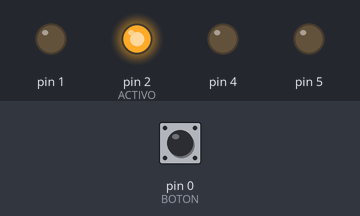
A sketch run on a simulated Arduino Uno, built with avr-gcc and run on an emulated ATmega328P. Shown: output pins drawn as LEDs (lit = HIGH). Dashed ring = blinking. Inputs (shaded band) come from the test bench; at power-on: pin 0 (BOTON) HIGH.

Above: at 1.2 s.
1.3 s: pin 0 (BOTON) pulled LOW for 0.15 s
At 1.9 s:
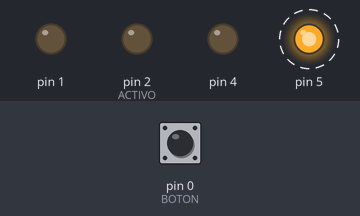
At 11.7 s:
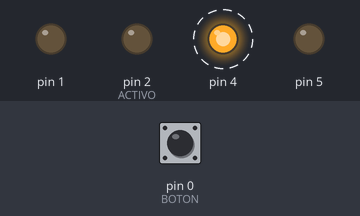
Timing chart, 0 to 13.8 s (numbered marks = the images above; inputs shaded):
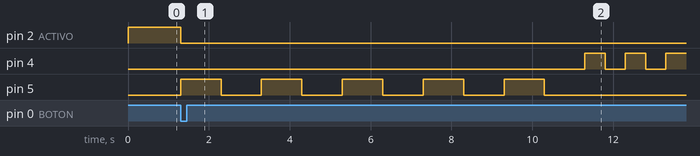

The sketch:

Blink_v-0-1-0.ino
```cpp
//3 Estructuras Basicas

#define BOTON 0
#define ACTIVO 2

struct blink
{
    uint16_t tiempoON;    //ms
    uint16_t tiempoOFF;   //ms
    uint8_t repeticiones; //veces
    uint8_t pin;          //veces
};

struct blink blink1
{
    1000, 1000, 5, 5
};

struct blink blink2
{
    500, 500, 10, 4
};

struct blink blink3
{
    1000, 500, 7, 1
};

void setup()
{
    pinMode(BOTON, INPUT);
    pinMode(ACTIVO, OUTPUT);
    pinMode(blink1.pin, OUTPUT);
    pinMode(blink2.pin, OUTPUT);
    pinMode(blink3.pin, OUTPUT);
}

void loop()
{
    digitalWrite(ACTIVO, digitalRead(BOTON));
    if (digitalRead(BOTON) == 0)
    {
        digitalWrite(ACTIVO,digitalRead(BOTON));
        for (uint8_t i = 0; i < blink1.repeticiones; i++)
        {
            digitalWrite(blink1.pin, 1);
            delay(blink1.tiempoON);
            digitalWrite(blink1.pin, 0);
            delay(blink1.tiempoOFF);
        }
        for (uint8_t i = 0; i < blink2.repeticiones; i++)
        {
            digitalWrite(blink2.pin, 1);
            delay(blink2.tiempoON);
            digitalWrite(blink2.pin, 0);
            delay(blink2.tiempoOFF);
        }
        for (uint8_t i = 0; i < blink3.repeticiones; i++)
        {
            digitalWrite(blink3.pin, 1);
            delay(blink3.tiempoON);
            digitalWrite(blink3.pin, 0);
            delay(blink3.tiempoOFF);
        }
    }
}
```

Measured:
- after the input at 1.3 s, pin 2 (ACTIVO): HIGH → LOW at once; pin 4: alternates HIGH for 0.50 s and LOW for 0.50 s, starting after 10.0 s; pin 5: alternates HIGH for 1.0 s and LOW for 1.0 s, 10 changes in all, then stays LOW, starting at once
